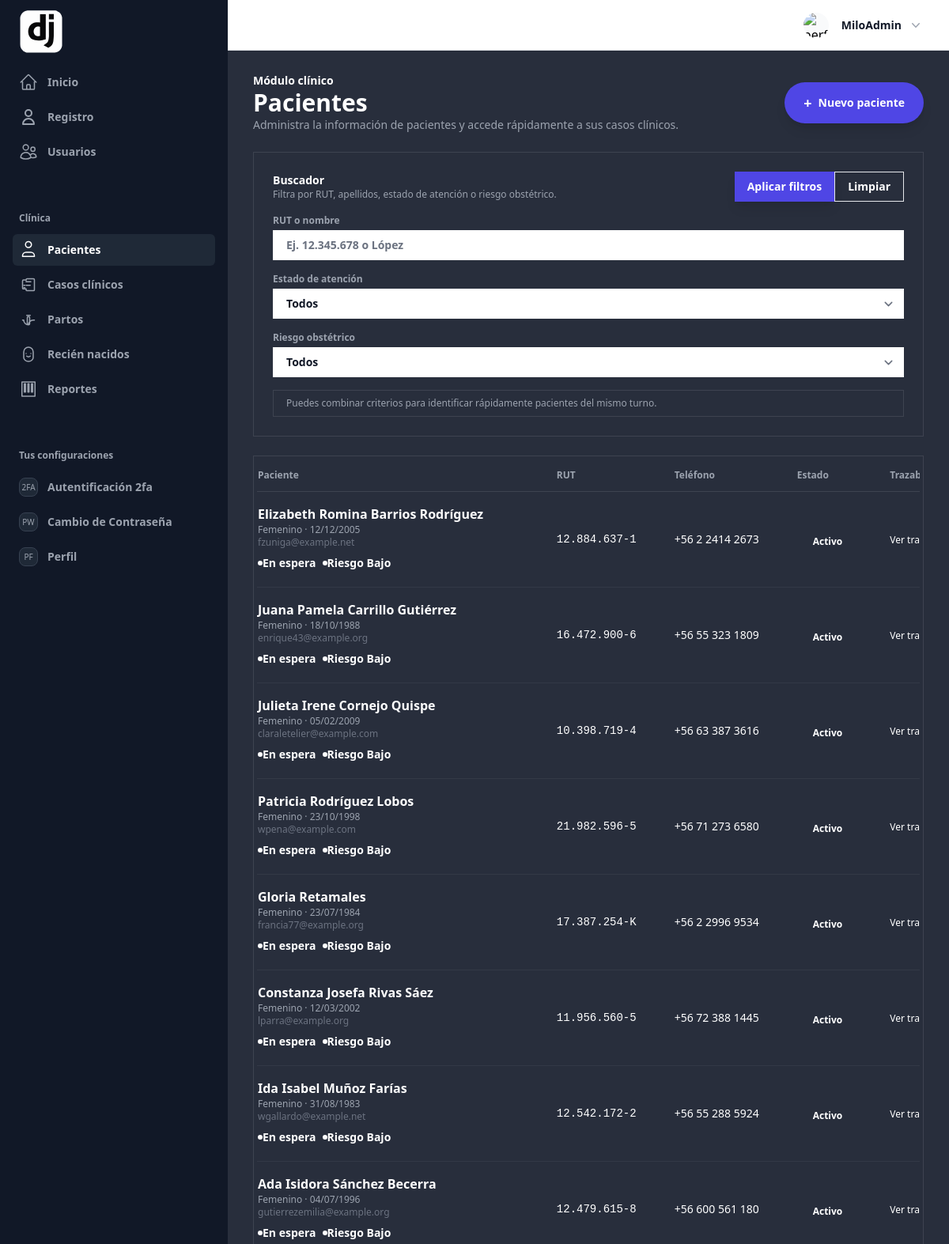
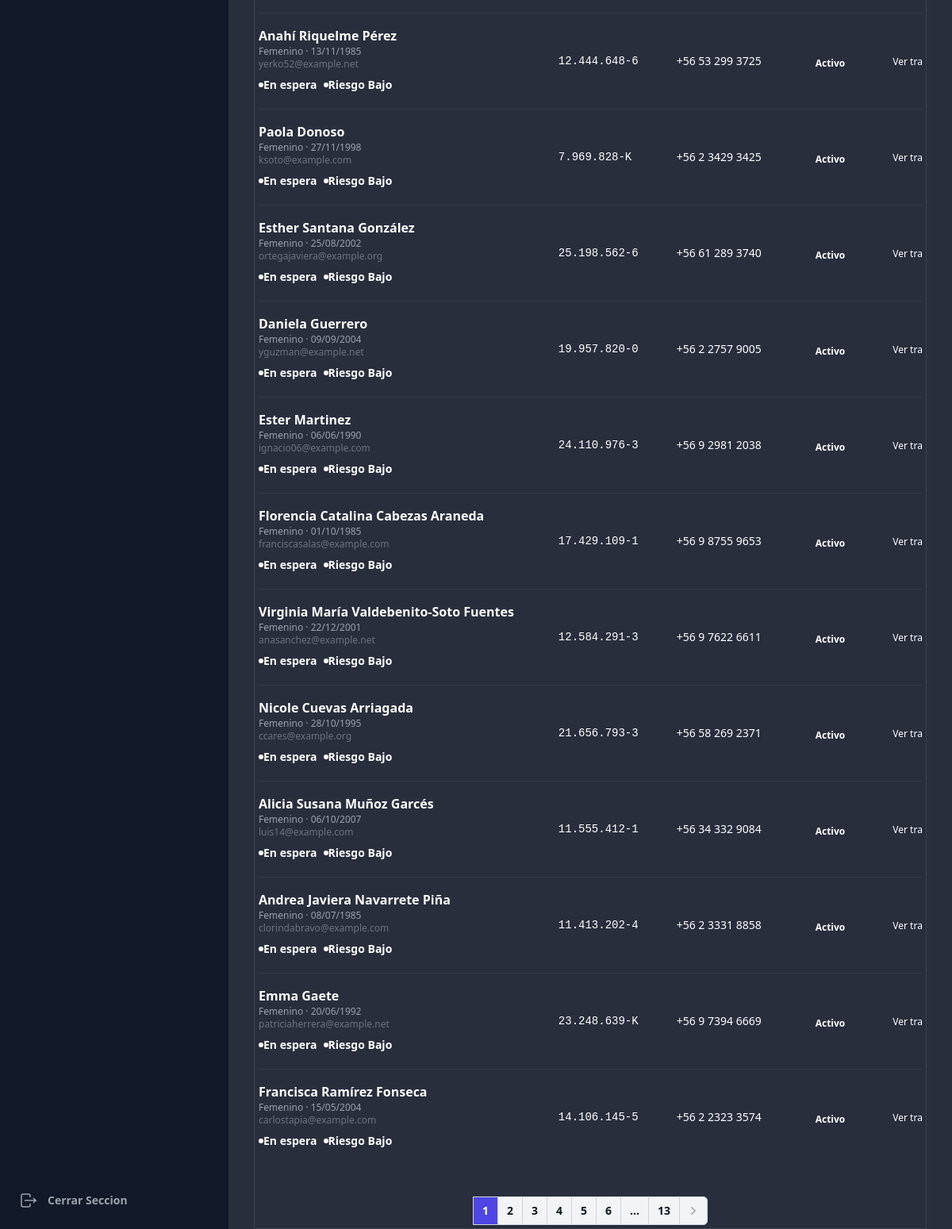
Page /clinica/pacientes/ (signed in) on the committed database (2 pictures, top to bottom).
### clinica/models.py (models this page shows, shortened)
class Paciente(models.Model):
    class SexoChoices(models.TextChoices):
        MASCULINO = "M", _("Masculino")
        FEMENINO = "F", _("Femenino")
        OTRO = "O", _("Otro")
    class EstadoCivilChoices(models.TextChoices):
        SOLTERA = "soltera", _("Soltera")
        CASADA = "casada", _("Casada")
        VIUDA = "viuda", _("Viuda")
        DIVORCIADA = "divorciada", _("Divorciada")
        CONVIVIENTE = "conviviente", _("Conviviente")
        OTRO = "otro", _("Otro")
    class NivelEducacionalChoices(models.TextChoices):
        NINGUNA = "ninguna", _("Ninguna")
        BASICA = "basica", _("Básica")
        MEDIA = "media", _("Media")
        TECNICA = "tecnica", _("Técnica")
        UNIVERSITARIA = "universitaria", _("Universitaria")
        OTRO = "otro", _("Otro")
    class PuebloOriginarioChoices(models.TextChoices):
        NINGUNO = "ninguno", _("Ninguno")
        MAPUCHE = "mapuche", _("Mapuche")
        AYMARA = "aymara", _("Aymara")
        RAPANUI = "rapanui", _("Rapa Nui")
        OTRO = "otro", _("Otro")
    class NacionalidadChoices(models.TextChoices):
        CHILENA = "chilena", _("Chilena")
        EXTRANJERA = "extranjera", _("Extranjera")
    class EstadoAtencionChoices(models.TextChoices):
        EN_ESPERA = "en_espera", _("En espera")
        EN_OBSERVACION = "en_observacion", _("En observación")
        ATENDIDO = "atendido", _("Atendido")
        DERIVADO = "derivado", _("Derivado")
    class RiesgoObstetricoChoices(models.TextChoices):
        BAJO = "bajo", _("Bajo")
        MEDIO = "medio", _("Medio")
        ALTO = "alto", _("Alto")
    rut = models.CharField(_("RUT"), max_length=12, unique=True)
    dv = models.CharField(_("Dígito verificador"), max_length=1, blank=True)
    nombres = models.CharField(_("Nombres"), max_length=100, blank=True)
    apellido_paterno = models.CharField(_("Apellido paterno"), max_length=100, blank=True)
    apellido_materno = models.CharField(_("Apellido materno"), max_length=100, blank=True)
    nombre_completo = models.CharField(_("Nombre completo"), max_length=255, blank=True)
    fecha_nacimiento = models.DateField(_("Fecha de nacimiento"))
    sexo = models.CharField(_("Sexo"), max_length=1, choices=SexoChoices.choices)
    telefono = models.CharField(_("Teléfono"), max_length=20, blank=True)
    email = models.EmailField(_("Correo electrónico"), blank=True)
    direccion = models.CharField(_("Dirección"), max_length=255, blank=True)
    estado_civil = models.CharField(
        _("Estado civil"),
        max_length=20,
        choices=EstadoCivilChoices.choices,
        default=EstadoCivilChoices.OTRO,
        blank=True,
    )
    nivel_educacional = models.CharField(
        _("Nivel educacional"),
        max_length=20,
        choices=NivelEducacionalChoices.choices,
        default=NivelEducacionalChoices.OTRO,
        blank=True,
    )
    pueblo_originario = models.CharField(
        _("Pueblo originario (histórico)"),
        max_length=20,
        choices=PuebloOriginarioChoices.choices,
        default=PuebloOriginarioChoices.NINGUNO,
        blank=True,
        help_text=_("Campo legado. Se mantendrá hasta migrar completamente al catálogo REM."),
    )
    nacionalidad = models.CharField(
        _("Nacionalidad (histórica)"),
        max_length=20,
        choices=NacionalidadChoices.choices,
        default=NacionalidadChoices.CHILENA,
        blank=True,
        help_text=_("Campo legado. Se recomienda usar el catálogo de nacionalidades."),
    )
    consultorio = models.ForeignKey(
        Consultorio,
        verbose_name=_("Consultorio de referencia"),
        related_name="pacientes",
        on_delete=models.SET_NULL,
        null=True,
        blank=True,
        db_column="consultorio_id",
    )
    registrado_por = models.ForeignKey(
        settings.AUTH_USER_MODEL,
        verbose_name=_("Registrado por"),
        related_name="pacientes_registrados",
        on_delete=models.SET_NULL,
        null=True,
        blank=True,
    )
    nacionalidad_catalogo = models.ForeignKey(
        Nacionalidad,
        verbose_name=_("Nacionalidad (catálogo)"),
        related_name="pacientes",
        on_delete=models.SET_NULL,
        null=True,
        blank=True,
        db_column="nacionalidad_codigo",
    )
    pueblo_originario_catalogo = models.ForeignKey(
        PuebloOriginario,
        verbose_name=_("Pueblo originario (catálogo)"),
        related_name="pacientes",
        on_delete=models.SET_NULL,
        null=True,
        blank=True,
        db_column="pueblo_originario_id",
    )
    activo = models.BooleanField(_("Activo"), default=True)
    estado_atencion = models.CharField(
        _("Estado de atención"),
        max_length=20,
        choices=EstadoAtencionChoices.choices,
        default=EstadoAtencionChoices.EN_ESPERA,
    )
    riesgo_obstetrico = models.CharField(
        _("Riesgo obstétrico"),
        max_length=10,
        choices=RiesgoObstetricoChoices.choices,
        default=RiesgoObstetricoChoices.BAJO,
    )
    contacto_emergencia_nombre = models.CharField(
        _("Nombre contacto de emergencia"),
        max_length=120,
        blank=True,
    )
    contacto_emergencia_telefono = models.CharField(
        _("Teléfono contacto de emergencia"),
        max_length=20,
        blank=True,
    )
    fecha_creacion = models.DateTimeField(_("Fecha de creación"), auto_now_add=True)
    fecha_actualizacion = models.DateTimeField(_("Fecha de actualización"), auto_now=True)
    class Meta:
        ordering = ["nombres", "apellido_paterno", "apellido_materno"]
        verbose_name = _("Paciente")
        verbose_name_plural = _("Pacientes")
        indexes = [
            models.Index(fields=["fecha_nacimiento"], name="idx_paciente_fecha_nac"),
            models.Index(fields=["nombres", "apellido_paterno"], name="idx_paciente_nombre"),
        ]

### clinica/views.py (the view, shortened to what this page needs)
# urls.py: path("pacientes/", views.PacienteListView.as_view(), name="paciente_list"),
class PacienteListView(LoginRequiredMixin, ListView):
    model = Paciente
    template_name = "clinica/pacientes/lista.html"
    context_object_name = "pacientes"
    paginate_by = 20
    def get_queryset(self):
        qs = super().get_queryset().select_related("registrado_por")
        query = self.request.GET.get("q", "").strip()
        estado = self.request.GET.get("estado_atencion", "")
        riesgo = self.request.GET.get("riesgo_obstetrico", "")
        if estado:
            qs = qs.filter(estado_atencion=estado)
        if riesgo:
            qs = qs.filter(riesgo_obstetrico=riesgo)
        return qs
    def get_context_data(self, **kwargs):
        context = super().get_context_data(**kwargs)
        context.update(
            {
                "q": self.request.GET.get("q", ""),
                "estado_actual": self.request.GET.get("estado_atencion", ""),
                "riesgo_actual": self.request.GET.get("riesgo_obstetrico", ""),
                "estado_choices": Paciente.EstadoAtencionChoices.choices,
                "riesgo_choices": Paciente.RiesgoObstetricoChoices.choices,
            }
        )
        return context

### templates/clinica/pacientes/lista.html (shortened to what this page needs)
{% extends 'components/Layout/base_extendido.html' %}
{% block content_main %}
<section class="space-y-6 text-white">
  <div class="flex flex-wrap items-center justify-between gap-4">
    <div>
      <p class="text-sm font-semibold text-indigo-300 uppercase tracking-wide">Módulo clínico</p>
      <h1 class="text-3xl font-bold text-white">Pacientes</h1>
      <p class="text-sm text-gray-400">Administra la información de pacientes y accede rápidamente a sus casos clínicos.</p>
    </div>
    <a href="{% url 'clinica:paciente_create' %}" class="inline-flex items-center gap-2 rounded-full bg-indigo-600 px-6 py-3 text-sm font-semibold text-white shadow-lg shadow-indigo-600/30 transition hover:bg-indigo-500 focus-visible:outline focus-visible:outline-2 focus-visible:outline-offset-2 focus-visible:outline-indigo-500">
      <span class="text-lg leading-none">+</span>
      Nuevo paciente
    </a>
  </div>
  <form method="get" class="rounded-3xl border border-white/10 bg-gray-950/40 p-6 shadow-2xl shadow-black/30">
    <div class="flex flex-wrap items-center justify-between gap-4">
      <div>
        <p class="text-sm font-semibold uppercase tracking-wide text-indigo-300">Buscador</p>
        <p class="text-xs text-gray-400">Filtra por RUT, apellidos, estado de atención o riesgo obstétrico.</p>
      </div>
      <div class="flex flex-wrap gap-3 text-sm">
        <button type="submit" class="rounded-2xl bg-indigo-600 px-4 py-2 font-semibold text-white shadow-indigo-600/30 shadow-lg hover:bg-indigo-500">Aplicar filtros</button>
        <a href="{% url 'clinica:paciente_list' %}" class="rounded-2xl border border-white/15 px-4 py-2 font-semibold text-gray-200 hover:bg-white/5">Limpiar</a>
      </div>
    </div>
    <div class="mt-4 grid gap-4 md:grid-cols-2 lg:grid-cols-4">
      <label class="text-xs font-semibold uppercase tracking-wide text-gray-400">
        RUT o nombre
        <input type="search" name="q" value="{{ q }}" placeholder="Ej. 12.345.678 o López" class="mt-1 w-full rounded-2xl border border-white/10 bg-white/90 px-4 py-2 text-sm text-gray-900 placeholder-gray-500 focus:border-indigo-500 focus:ring-2 focus:ring-indigo-400/40" />
      </label>
      <label class="text-xs font-semibold uppercase tracking-wide text-gray-400">
        Estado de atención
        <select name="estado_atencion" class="mt-1 w-full rounded-2xl border border-white/10 bg-white/90 px-4 py-2 text-sm text-gray-900 focus:border-indigo-500 focus:ring-2 focus:ring-indigo-400/40">
          <option value="">Todos</option>
        </select>
      </label>
      <label class="text-xs font-semibold uppercase tracking-wide text-gray-400">
        Riesgo obstétrico
        <select name="riesgo_obstetrico" class="mt-1 w-full rounded-2xl border border-white/10 bg-white/90 px-4 py-2 text-sm text-gray-900 focus:border-indigo-500 focus:ring-2 focus:ring-indigo-400/40">
          <option value="">Todos</option>
        </select>
      </label>
      <div class="rounded-2xl border border-dashed border-white/10 bg-white/5 px-4 py-2 text-xs text-gray-400">
        Puedes combinar criterios para identificar rápidamente pacientes del mismo turno.
      </div>
    </div>
  </form>
  <div class="rounded-[2.5rem] border border-white/10 bg-gray-950/40 p-1 shadow-2xl shadow-black/30">
    <div class="overflow-x-auto rounded-[2rem]">
      <div class="overflow-hidden rounded-[2rem]">
      <table aria-label="Pacientes" class="w-full whitespace-nowrap text-left text-sm text-gray-300">
        <colgroup>
          <col class="w-full sm:w-4/12">
          <col class="sm:w-2/12">
          <col class="sm:w-2/12">
          <col class="sm:w-2/12">
          <col class="sm:w-2/12">
          <col class="sm:w-2/12">
        </colgroup>
        <thead class="border-b border-white/10 text-xs font-semibold uppercase tracking-wide text-gray-400">
          <tr>
            <th scope="col" class="py-3 pl-6 pr-8 sm:pl-8">Paciente</th>
            <th scope="col" class="px-6 py-3">RUT</th>
            <th scope="col" class="px-6 py-3">Teléfono</th>
            <th scope="col" class="px-6 py-3">Estado</th>
            <th scope="col" class="px-6 py-3">Trazabilidad</th>
          </tr>
        </thead>
        <tbody class="divide-y divide-white/5 text-sm leading-6">
          {% for paciente in pacientes %}
            <tr class="transition hover:bg-white/5">
              <td class="py-4 pl-6 pr-8 sm:pl-8">
                <div class="flex flex-col gap-1">
                  <p class="text-base font-semibold text-white">{{ paciente.nombre_completo }}</p>
                  <p class="text-xs text-gray-400">{{ paciente.get_sexo_display }} · {{ paciente.fecha_nacimiento|date:"d/m/Y" }}</p>
                  <p class="text-xs text-gray-500">{{ paciente.email|default:"Sin correo registrado" }}</p>
                  <div class="flex flex-wrap gap-2 pt-1 text-[0.65rem] font-semibold">
                    <span class="inline-flex items-center gap-1 rounded-full px-2.5 py-0.5
                      {% if paciente.estado_atencion == 'atendido' %}bg-emerald-500/20 text-emerald-200
                      {% elif paciente.estado_atencion == 'en_observacion' %}bg-amber-500/20 text-amber-200
                      {% elif paciente.estado_atencion == 'derivado' %}bg-rose-500/20 text-rose-200
                      {% else %}bg-sky-500/20 text-sky-200{% endif %}">
                      <span class="h-1.5 w-1.5 rounded-full bg-current"></span>
                      {{ paciente.get_estado_atencion_display }}
                    </span>
                    <span class="inline-flex items-center gap-1 rounded-full px-2.5 py-0.5
                      {% if paciente.riesgo_obstetrico == 'alto' %}bg-rose-500/20 text-rose-200
                      {% elif paciente.riesgo_obstetrico == 'medio' %}bg-amber-500/20 text-amber-200
                      {% else %}bg-emerald-500/20 text-emerald-200{% endif %}">
                      <span class="h-1.5 w-1.5 rounded-full bg-current"></span>
                      Riesgo {{ paciente.get_riesgo_obstetrico_display }}
                    </span>
                  </div>
                </div>
              </td>
              <td class="px-6 py-4 font-mono text-sm text-gray-200">{{ paciente.rut }}</td>
              <td class="px-6 py-4 text-sm text-gray-200">{{ paciente.telefono|default:"Sin teléfono" }}</td>
              <td class="px-6 py-4">
                <div class="space-y-2">
                  {% if paciente.activo %}
                    <span class="inline-flex items-center gap-2 rounded-full bg-emerald-500/10 px-3 py-1 text-xs font-semibold text-emerald-300">
                       Activo
                    </span>
                  {% else %}
                    <span class="inline-flex items-center gap-2 rounded-full bg-rose-500/10 px-3 py-1 text-xs font-semibold text-rose-300">
                      <span class="h-2 w-2 rounded-full bg-rose-400"></span> Inactivo
                    </span>
                  {% endif %}
                </div>
              </td>
              <td class="px-6 py-4 text-sm">
                <a href="{% url 'clinica:paciente_trazabilidad' paciente.pk %}" class="text-xs font-medium text-indigo-300 hover:text-indigo-100">
                  Ver trazabilidad
                </a>
              </td>
            </tr>
          {% empty %}
            <tr>
              <td colspan="6" class="px-6 py-10 text-center text-sm text-gray-400">
                No hay pacientes registrados. <a href="{% url 'clinica:paciente_create' %}" class="text-indigo-300 underline-offset-4 hover:text-indigo-200 hover:underline">Crea el primero</a>.
              </td>
            </tr>
          {% endfor %}
        </tbody>
      </table>
      </div>
    </div>
    {% include 'components/paginador.html' with page_obj=page_obj %}
  </div>
</section>
{% endblock content_main %}

### templates/components/header/components/profile.html (shortened to what this page needs)
{% load static %}
<div class="relative" x-data="{ openUser: false }">
  <button type="button" class="-m-1.5 flex items-center p-1.5" id="user-menu-button" aria-expanded="false" aria-haspopup="true" @click="openUser = !openUser">
    <img class="h-8 w-8 rounded-full bg-gray-50" src="{{ request.user.profile.image.url }}" alt="perfil">
    <span class="hidden lg:flex lg:items-center">
      <span class="ml-4 text-sm font-semibold leading-6 text-gray-900" aria-hidden="true">{{ request.user }}</span>
      <svg class="ml-2 h-5 w-5 text-gray-400" viewBox="0 0 20 20" fill="currentColor" aria-hidden="true">
        <path fill-rule="evenodd" d="M5.23 7.21a.75.75 0 011.06.02L10 11.168l3.71-3.938a.75.75 0 111.08 1.04l-4.25 4.5a.75.75 0 01-1.08 0l-4.25-4.5a.75.75 0 01.02-1.06z" clip-rule="evenodd" />
      </svg>
    </span>
  </button>
</div>

### rows in the picture
Paciente: nombre_completo "Elizabeth Romina Barrios Rodríguez", sexo "Femenino", fecha_nacimiento "12/12/2005", email "fzuniga@example.net", estado_atencion "En espera", riesgo_obstetrico "Bajo", rut "12.884.637-1", telefono "+56 2 2414 2673", activo "Activo"
Paciente: nombre_completo "Juana Pamela Carrillo Gutiérrez", sexo "Femenino", fecha_nacimiento "18/10/1988", email "enrique43@example.org", estado_atencion "En espera", riesgo_obstetrico "Bajo", rut "16.472.900-6", telefono "+56 55 323 1809", activo "Activo"
Paciente: nombre_completo "Julieta Irene Cornejo Quispe", sexo "Femenino", fecha_nacimiento "05/02/2009", email "claraletelier@example.com", estado_atencion "En espera", riesgo_obstetrico "Bajo", rut "10.398.719-4", telefono "+56 63 387 3616", activo "Activo"
Paciente: nombre_completo "Patricia Rodríguez Lobos", sexo "Femenino", fecha_nacimiento "23/10/1998", email "wpena@example.com", estado_atencion "En espera", riesgo_obstetrico "Bajo", rut "21.982.596-5", telefono "+56 71 273 6580", activo "Activo"
Paciente: nombre_completo "Gloria Retamales", sexo "Femenino", fecha_nacimiento "23/07/1984", email "francia77@example.org", estado_atencion "En espera", riesgo_obstetrico "Bajo", rut "17.387.254-K", telefono "+56 2 2996 9534", activo "Activo"
Paciente: nombre_completo "Constanza Josefa Rivas Sáez", sexo "Femenino", fecha_nacimiento "12/03/2002", email "lparra@example.org", estado_atencion "En espera", riesgo_obstetrico "Bajo", rut "11.956.560-5", telefono "+56 72 388 1445", activo "Activo"
Paciente: nombre_completo "Ida Isabel Muñoz Farías", sexo "Femenino", fecha_nacimiento "31/08/1983", email "wgallardo@example.net", estado_atencion "En espera", riesgo_obstetrico "Bajo", rut "12.542.172-2", telefono "+56 55 288 5924", activo "Activo"
Paciente: nombre_completo "Ada Isidora Sánchez Becerra", sexo "Femenino", fecha_nacimiento "04/07/1996", email "gutierrezemilia@example.org", estado_atencion "En espera", riesgo_obstetrico "Bajo", rut "12.479.615-8", telefono "+56 600 561 180", activo "Activo"
Paciente: nombre_completo "Anahí Riquelme Pérez", sexo "Femenino", fecha_nacimiento "13/11/1985", email "yerko52@example.net", estado_atencion "En espera", riesgo_obstetrico "Bajo", rut "12.444.648-6", telefono "+56 53 299 3725", activo "Activo"
Paciente: nombre_completo "Paola Donoso", sexo "Femenino", fecha_nacimiento "27/11/1998", email "ksoto@example.com", estado_atencion "En espera", riesgo_obstetrico "Bajo", rut "7.969.828-K", telefono "+56 2 3429 3425", activo "Activo"
Paciente: nombre_completo "Esther Santana González", sexo "Femenino", fecha_nacimiento "25/08/2002", email "ortegajaviera@example.org", estado_atencion "En espera", riesgo_obstetrico "Bajo", rut "25.198.562-6", telefono "+56 61 289 3740", activo "Activo"
Paciente: nombre_completo "Daniela Guerrero", sexo "Femenino", fecha_nacimiento "09/09/2004", email "yguzman@example.net", estado_atencion "En espera", riesgo_obstetrico "Bajo", rut "19.957.820-0", telefono "+56 2 2757 9005", activo "Activo"
Paciente: nombre_completo "Ester Martinez", sexo "Femenino", fecha_nacimiento "06/06/1990", email "ignacio06@example.com", estado_atencion "En espera", riesgo_obstetrico "Bajo", rut "24.110.976-3", telefono "+56 9 2981 2038", activo "Activo"
Paciente: nombre_completo "Florencia Catalina Cabezas Araneda", sexo "Femenino", fecha_nacimiento "01/10/1985", email "franciscasalas@example.com", estado_atencion "En espera", riesgo_obstetrico "Bajo", rut "17.429.109-1", telefono "+56 9 8755 9653", activo "Activo"
Paciente: nombre_completo "Virginia María Valdebenito-Soto Fuentes", sexo "Femenino", fecha_nacimiento "22/12/2001", email "anasanchez@example.net", estado_atencion "En espera", riesgo_obstetrico "Bajo", rut "12.584.291-3", telefono "+56 9 7622 6611", activo "Activo"
Paciente: nombre_completo "Nicole Cuevas Arriagada", sexo "Femenino", fecha_nacimiento "28/10/1995", email "ccares@example.org", estado_atencion "En espera", riesgo_obstetrico "Bajo", rut "21.656.793-3", telefono "+56 58 269 2371", activo "Activo"
Paciente: nombre_completo "Alicia Susana Muñoz Garcés", sexo "Femenino", fecha_nacimiento "06/10/2007", email "luis14@example.com", estado_atencion "En espera", riesgo_obstetrico "Bajo", rut "11.555.412-1", telefono "+56 34 332 9084", activo "Activo"
Paciente: nombre_completo "Andrea Javiera Navarrete Piña", sexo "Femenino", fecha_nacimiento "08/07/1985", email "clorindabravo@example.com", estado_atencion "En espera", riesgo_obstetrico "Bajo", rut "11.413.202-4", telefono "+56 2 3331 8858", activo "Activo"
Paciente: nombre_completo "Emma Gaete", sexo "Femenino", fecha_nacimiento "20/06/1992", email "patriciaherrera@example.net", estado_atencion "En espera", riesgo_obstetrico "Bajo", rut "23.248.639-K", telefono "+56 9 7394 6669", activo "Activo"
Paciente: nombre_completo "Francisca Ramírez Fonseca", sexo "Femenino", fecha_nacimiento "15/05/2004", email "carlostapia@example.com", estado_atencion "En espera", riesgo_obstetrico "Bajo", rut "14.106.145-5", telefono "+56 2 2323 3574", activo "Activo"

### other values in the picture
{{ request.user }} "MiloAdmin"
{{ page }} "1" "2" "3" "4" "5" "6"
{{ paginator.num_pages }} "13"
